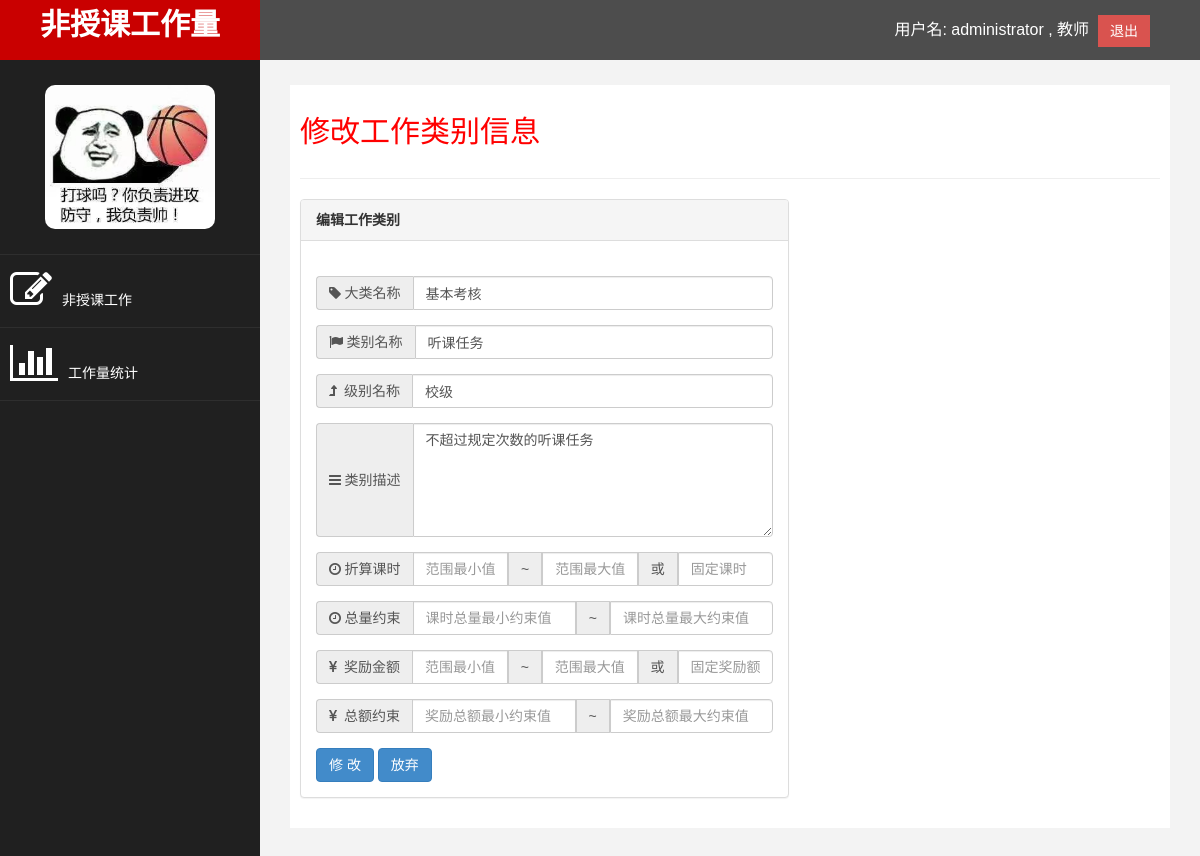
The page /editworktype.php?id=14 (signed in) on the database its author committed.
### tables this page shows
CREATE TABLE `worktype` (
  `id` int(11) NOT NULL COMMENT '主键',
  `bigType` varchar(30) NOT NULL COMMENT '大类',
  `typeName` varchar(32) NOT NULL COMMENT '类别名',
  `rank` varchar(32) NOT NULL COMMENT '级别',
  `content` varchar(500) NOT NULL COMMENT ' 内容',
  `unit` varchar(8) NOT NULL COMMENT '单位',
  `classHour` varchar(200) NOT NULL COMMENT '课时',
  `price` varchar(200) NOT NULL COMMENT '价格',
  `memo` varchar(100) DEFAULT NULL COMMENT '备注'
);

### editworktype.php (the view, shortened to what this page needs)
<?php
if (filter_input(INPUT_GET, 'id')) {
    include_once 'dbconfig.php';
    $data = array(
        "id" => $_GET['id']
    );
    $statement = "select * from worktype where id = :id";
    $statementObject = $pdo->prepare($statement);
    $statementObject->execute($data);
    $result = $statementObject->fetch();
    $classHourArray = unserialize($result['classHour']);
    $classHour = $classHourArray["C"];
    $minClassHour = $classHourArray["L"];
    $maxClassHour = $classHourArray["H"];
    $totalMinClassHour = $classHourArray["TL"];
    $totalMaxClassHour = $classHourArray["TH"];
    $priceArray = unserialize($result['price']);
    $price = $priceArray["C"];
    $minPrice = $priceArray["L"];
    $maxPrice = $priceArray["H"];
    $totalMinPrice = $priceArray["TL"];
    $totalMaxPrice = $priceArray["TH"];
} else {
    header("location:index.php");
}
include_once 'base.php';
?>
<div id="page-wrapper">
	<div id="page-inner">
		<div class="row">
			<div class="col-md-12">
				<h2>修改工作类别信息</h2>
			</div>
		</div>
		<hr />
		<div class="row">
			<div class="col-md-7 col-md-offset-0">
				<div class="panel panel-default">
					<div class="panel-heading">
						<strong>编辑工作类别</strong>
					</div>
					<div class="panel-body">
						<form role="form" action="editworktype.php" method='post'>
								value=<?=$result['id']?> /> <br />
							<div class="form-group input-group">
								<span class="input-group-addon"><i class="fa fa-tag">  大类名称</i></span>
								<input type="text" class="form-control" placeholder="大类名称 "
									name='bigType' value=<?=$result['bigType']?> />
							</div>
							<div class="form-group input-group">
								<span class="input-group-addon"><i class="fa fa-flag">  类别名称</i></span>
								<input type="text" class="form-control" placeholder="类别名称"
									name='typeName' value=<?=$result['typeName']?> />
							</div>
							<div class="form-group input-group">
								<span class="input-group-addon"><i class="fa fa-level-up"> &nbsp;级别名称</i></span>
								<input type="text" class="form-control" placeholder="级别名称"
									name='rank' value=<?=$result['rank']?> />
							</div>
							<div class="form-group input-group">
								<span class="input-group-addon"><i class="fa fa-navicon">  类别描述</i></span>
								<textarea class="form-control" rows="5" placeholder="类别描述"
									name='content'><?=$result['content']?></textarea>
							</div>
							<div class="form-group input-group">
								<span class="input-group-addon"><i class="fa fa-clock-o"> 折算课时</i></span>
								<input type="text" class="form-control" placeholder="范围最小值"
									name='minClassHour' value='<?=$minClassHour?>'/><span class="input-group-addon">~</span><input
									type="text" class="form-control" placeholder="范围最大值"
									name='maxClassHour' value='<?=$maxClassHour?>'/><span class="input-group-addon">或</span><input
									type="text" class="form-control" placeholder="固定课时"
									name='classHour' value='<?=$classHour?>'/>
							</div>
							<div class="form-group input-group">
								<span class="input-group-addon"><i class="fa fa-clock-o"> 总量约束</i></span>
								<input type="text" class="form-control" placeholder="课时总量最小约束值"
									name='totalMinClassHour' value='<?=$totalMinClassHour?>'/><span class="input-group-addon">~</span><input
									type="text" class="form-control" placeholder="课时总量最大约束值"
									name='totalMaxClassHour' value='<?=$totalMaxClassHour?>'/>
							</div>
							<div class="form-group input-group">
								<span class="input-group-addon"><i class="fa fa-yen"> &nbsp;奖励金额</i></span>
								<input type="text" class="form-control" placeholder="范围最小值"
									name='minPrice' value='<?=$minPrice?>'/><span class="input-group-addon">~</span><input
									type="text" class="form-control" placeholder="范围最大值"
									name='maxPrice' value='<?=$maxPrice?>'/> <span class="input-group-addon">或</span><input
									type="text" class="form-control" placeholder="固定奖励额"
									name='price' value='<?=$price?>'/>
							</div>
							<div class="form-group input-group">
								<span class="input-group-addon"><i class="fa fa-yen"> &nbsp;总额约束</i></span>
								<input type="text" class="form-control" placeholder="奖励总额最小约束值"
									name='totalMinPrice' value='<?=$totalMinPrice?>' /><span class="input-group-addon">~</span>
								<input type="text" class="form-control" placeholder="奖励总额最大约束值"
									name='totalMaxPrice' value='<?=$totalMaxPrice?>' />
							</div>
							<input type='submit' class="btn btn-primary" value='修 改' />
							<a class="btn btn-primary" href="worktype.php">放弃</a>
						</form>
					</div>
				</div>
			</div>
		</div>
	</div>
</div>
</body>
</html>

### assets/css/custom.css (style rules this page uses)
body { font-family: 'Open Sans', sans-serif; }
#page-wrapper { padding: 15px 15px; min-height: 600px; background: #F3F3F3; }
#page-inner { width: 100%; margin: 10px 20px 10px 0px; background-color: #fff !important; padding: 10px; min-height: 320px; }
h2 { color: #f00; }
@media ( min-width :768px) { #page-wrapper { margin: 0 0 0 260px; padding: 15px 30px; min-height: 1200px; } }

### rows shown on the page
worktype: bigType "基本考核", typeName "听课任务", rank "校级", content "不超过规定次数的听课任务"

### other values the page prints
$userName "administrator"
$ro "教师"
